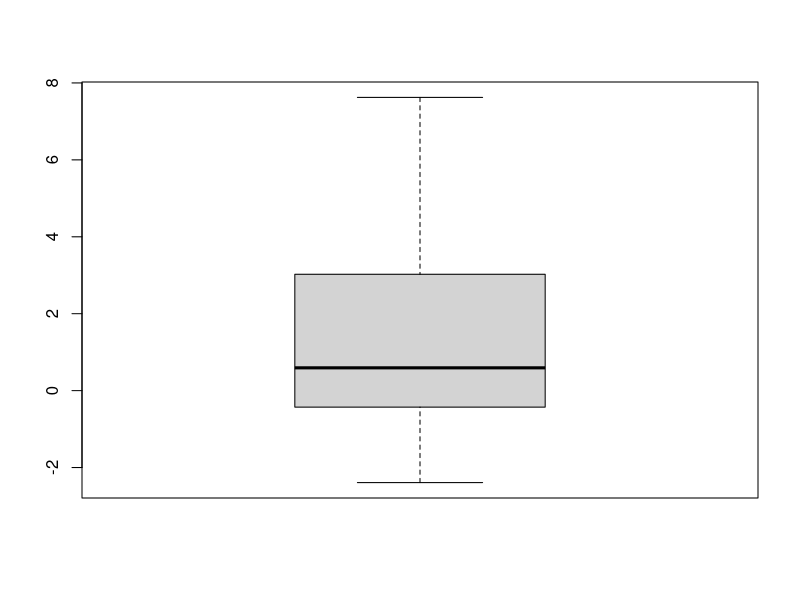
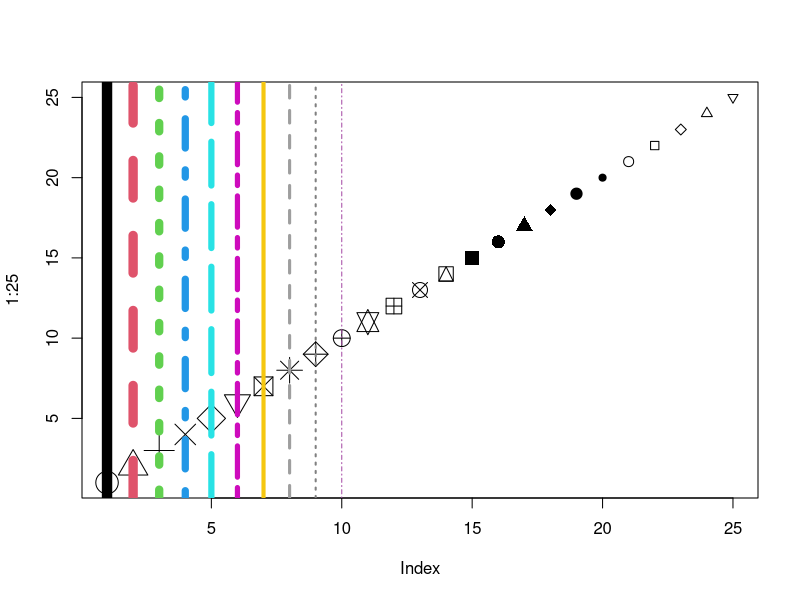
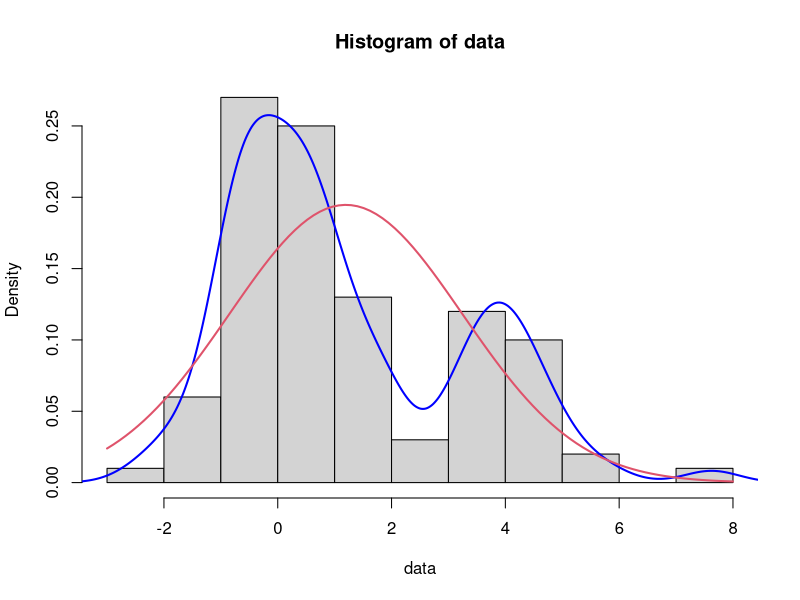

Generate these figures, in order, with R:
              ############ APPLIED STATISTICS -> EXERCISE 2 ############

        
rm(list = ls()) # rm() -----> remove objects; ls() -----> list of all objects

norm.contaminated.sample <-function(mu1,sigma1,mu2=0,sigma2=1,proportion=1/2,size=1){
  p=runif(size,0,1)>proportion;
  return(rnorm(size,mu1+(mu2-mu1)*p,sigma1+(sigma2-sigma1)*p))
}
norm.contaminated.sample(100,1,proportion=1/5,size=20)

                                            ### Задача 1 ###
# Като използвате функцията norm.contaminated.sample(), генерирайте 100 проявления на случайната 
# величина Z с плътност f_Z(x)=f_X(x)*3/4+f_Y(x)*1/4, където f_X(x) и f_Y(x) са плътностите 
# съответно на X~N(0,1) и Y~N(4,1). Постройте boxplot и хистограма на получените данни. Можем ли
# да приемем нулевата хипотеза, че данните са нормално разпледелени с очакване 1 при ниво на съгласие
# alpha=0.05? Каква е стойността на p-value на статистиката? Нормално ли са разпределени данните?

n=100
data=norm.contaminated.sample(0,1,4,1,proportion=3/4,size=n)
boxplot(data,col = "lightgrey",outcol="red", outlwd=2)
{
  ?par
  ?points
  plot(1:25,pch=1:25,cex=seq(3,1,length.out = 25))
  abline(v=1:10,lty=1:10,col=c(1:8,rgb(0.5,0.5,0.5),rgb(165/255,75/255,165/255)),lwd=10:1)
}
d=density(data,bw="SJ")
h=hist(data,prob=TRUE)
lines(d,col='blue',lwd=2)
curve(dnorm(x, mean=mean(data), sd=sd(data)), add=TRUE, col=2,lwd=2)
(mu=mean(data))
(sd=sd(data))
(tStat=sqrt(n)*(mu-1)/sd)
alpha=0.05;
(criticalValue=abs(qt(alpha/2,n-1)))
(p_value=2*pt(abs(tStat),df=n-1,lower.tail=FALSE))

t.test(data, mu=1)
shapiro.test(data)
ks.test(data,"pnorm")

                                              ### Задача 2 ###
# Напишете функция, която връща доверителен интервал (lowerBound и upperBound) с ниво 
# confLevel (с default value 0.95) за средното на извадка x. Като изполвате функцията 
# missing(), конструирайте функцията така, че да използва нормално разпределение или
# Student разпределение според входните аргументи. Направете проверка за входната стойност 
# на аргумета confLevel.

meanCI = function(x,sigma=sd(x),confLevel=0.95){
  if (confLevel>=1 || confLevel<=0)
  {return ("The value of confLevel should be in the interval (0,1)")}
  else{
    n = length(x)
    meanX = mean(x)
    alpha = 1 - confLevel
    se = sigma/sqrt(n)
    if (missing(sigma))       
    {cv = qt(1-alpha/2,df=n-1)}
    else {cv=qnorm(1-alpha/2)}
    return(c(lowerBound=meanX-cv*se,upperBound=meanX+cv*se))
  }
}
### test it
x=rnorm(100,0,1.5)
meanCI(x)
meanCI(x,sd(x))                                        
